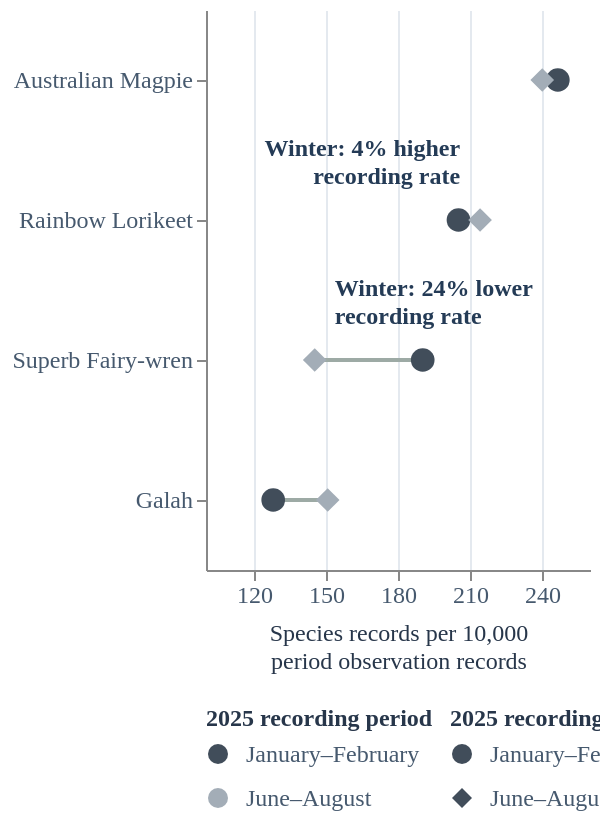

Here is the Vega-Lite specification saved for this chart:
### Vega-Lite specification from a JSON file in a GitHub repository (floating-point values rounded to 4 significant figures)
{"$schema": "https://vega.github.io/schema/vega-lite/v5.json", "width": "container", "height": 280, "data": {"values": [{"species": "Australian Magpie", "summer_records": 34179, "summer_rate": 246.6, "winter_records": 48318, "winter_rate": 240.1}, {"species": "Rainbow Lorikeet", "summer_records": 28441, "summer_rate": 205.2, "winter_records": 43102, "winter_rate": 214.2}, {"species": "Superb Fairy-wren", "summer_records": 26377, "summer_rate": 190.3, "winter_records": 29226, "winter_rate": 145.3}, {"species": "Galah", "summer_records": 17740, "summer_rate": 128.0, "winter_records": 30315, "winter_rate": 150.7}]}, "params": [{"name": "Focus_species", "value": null, "bind": {"input": "select", "options": [null, "Australian Magpie", "Rainbow Lorikeet", "Superb Fairy-wren", "Galah"], "labels": ["Show all", "Australian Magpie", "Rainbow Lorikeet", "Superb Fairy-wren", "Galah"], "name": "Species: "}}], "encoding": {"opacity": {"condition": {"test": "Focus_species == null || datum.species == Focus_species", "value": 1}, "value": 0.18}}, "layer": [{"mark": {"type": "rule", "stroke": "#9daaa5", "strokeWidth": 2}, "encoding": {"x": {"field": "summer_rate", "type": "quantitative", "title": ["Species records per 10,000", "period observation records"], "scale": {"domain": [110, 260]}, "axis": {"values": [120, 150, 180, 210, 240], "titleLineHeight": 14, "titlePadding": 8}}, "x2": {"field": "winter_rate"}, "y": {"field": "species", "type": "nominal", "title": null, "sort": ["Australian Magpie", "Rainbow Lorikeet", "Superb Fairy-wren", "Galah"]}}}, {"mark": {"type": "point", "size": 140, "filled": true}, "encoding": {"x": {"field": "summer_rate", "type": "quantitative", "title": ["Species records per 10,000", "period observation records"], "scale": {"domain": [110, 260]}, "axis": {"values": [120, 150, 180, 210, 240], "titleLineHeight": 14, "titlePadding": 8}}, "y": {"field": "species", "type": "nominal", "title": null, "sort": ["Australian Magpie", "Rainbow Lorikeet", "Superb Fairy-wren", "Galah"]}, "tooltip": [{"field": "species", "type": "nominal", "title": "Species"}, {"field": "summer_rate", "type": "quantitative", "title": "January–February rate per 10,000", "format": ".1f"}, {"field": "summer_records", "type": "quantitative", "title": "January–February species records", "format": ",.0f"}, {"field": "winter_rate", "type": "quantitative", "title": "June–August rate per 10,000", "format": ".1f"}, {"field": "winter_records", "type": "quantitative", "title": "June–August species records", "format": ",.0f"}], "color": {"datum": "January–February", "type": "nominal", "scale": {"domain": ["January–February", "June–August"], "range": ["#414d5a", "#a3adb7"]}, "legend": {"title": "2025 recording period", "orient": "bottom", "direction": "vertical", "symbolSize": 100, "symbolStrokeWidth": 0, "symbolOpacity": 1, "columns": 1, "rowPadding": 10, "symbolOffset": 0, "labelOffset": 8, "labelLimit": 240}}, "shape": {"datum": "January–February", "type": "nominal", "scale": {"domain": ["January–February", "June–August"], "range": ["circle", "diamond"]}, "legend": {"title": "2025 recording period", "orient": "bottom", "direction": "vertical", "symbolSize": 100, "symbolStrokeWidth": 0, "symbolOpacity": 1, "columns": 1, "rowPadding": 10, "symbolOffset": 0, "labelOffset": 8, "labelLimit": 240}}}}, {"mark": {"type": "point", "size": 140, "filled": true}, "encoding": {"x": {"field": "winter_rate", "type": "quantitative"}, "y": {"field": "species", "type": "nominal", "title": null, "sort": ["Australian Magpie", "Rainbow Lorikeet", "Superb Fairy-wren", "Galah"]}, "tooltip": [{"field": "species", "type": "nominal", "title": "Species"}, {"field": "summer_rate", "type": "quantitative", "title": "January–February rate per 10,000", "format": ".1f"}, {"field": "summer_records", "type": "quantitative", "title": "January–February species records", "format": ",.0f"}, {"field": "winter_rate", "type": "quantitative", "title": "June–August rate per 10,000", "format": ".1f"}, {"field": "winter_records", "type": "quantitative", "title": "June–August species records", "format": ",.0f"}], "color": {"datum": "June–August", "type": "nominal", "scale": {"domain": ["January–February", "June–August"], "range": ["#414d5a", "#a3adb7"]}, "legend": {"title": "2025 recording period", "orient": "bottom", "direction": "vertical", "symbolSize": 100, "symbolStrokeWidth": 0, "symbolOpacity": 1, "columns": 1, "rowPadding": 10, "symbolOffset": 0, "labelOffset": 8, "labelLimit": 240}}, "shape": {"datum": "June–August", "type": "nominal", "scale": {"domain": ["January–February", "June–August"], "range": ["circle", "diamond"]}, "legend": {"title": "2025 recording period", "orient": "bottom", "direction": "vertical", "symbolSize": 100, "symbolStrokeWidth": 0, "symbolOpacity": 1, "columns": 1, "rowPadding": 10, "symbolOffset": 0, "labelOffset": 8, "labelLimit": 240}}}}, {"transform": [{"filter": "indexof(['Rainbow Lorikeet', 'Superb Fairy-wren'], datum.species) >= 0"}, {"calculate": "'Winter: ' + format(abs(datum.winter_rate / datum.summer_rate - 1), '.0%') + (datum.winter_rate < datum.summer_rate ? ' lower' : ' higher') + '\\nrecording rate'", "as": "period_change"}], "mark": {"type": "text", "align": {"expr": "datum.species == 'Superb Fairy-wren' ? 'left' : 'right'"}, "baseline": "bottom", "dx": {"expr": "datum.species == 'Superb Fairy-wren' ? 10 : -10"}, "dy": -29, "fontSize": 12, "fontWeight": 700, "color": "#243b56", "lineBreak": "\n", "lineHeight": 14, "font": "DM Sans"}, "encoding": {"x": {"field": "winter_rate", "type": "quantitative"}, "y": {"field": "species", "type": "nominal", "sort": ["Australian Magpie", "Rainbow Lorikeet", "Superb Fairy-wren", "Galah"]}, "text": {"field": "period_change", "type": "nominal"}, "tooltip": null, "description": {"field": "period_change", "type": "nominal"}, "order": null}}], "config": {"view": {"stroke": null}, "background": "transparent", "font": "DM Sans", "axis": {"labelFontSize": 12, "titleFontSize": 12, "titleFontWeight": 500, "labelColor": "#46596e", "titleColor": "#27364a", "gridColor": "#e4e9ef"}, "legend": {"labelFontSize": 12, "titleFontSize": 12, "titleFontWeight": 600, "labelColor": "#46596e", "titleColor": "#27364a"}}, "transform": [{"filter": {"field": "species", "oneOf": ["Australian Magpie", "Rainbow Lorikeet", "Superb Fairy-wren", "Galah"]}}], "description": "January–February versus June–August sighting rates for the same four focus birds used throughout: Australian Magpie, Rainbow Lorikeet, Superb Fairy-wren and Galah.", "autosize": {"type": "fit-x", "contains": "padding"}}
